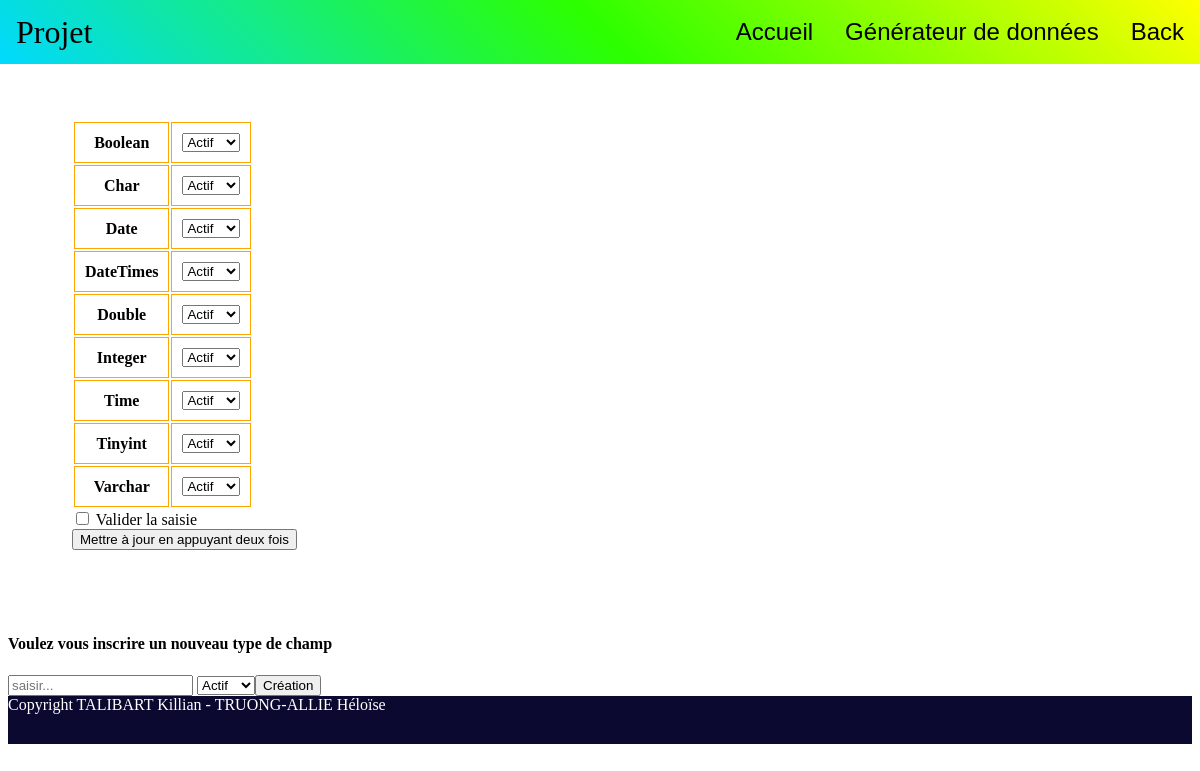
The page /back.php on the database as committed earlier.
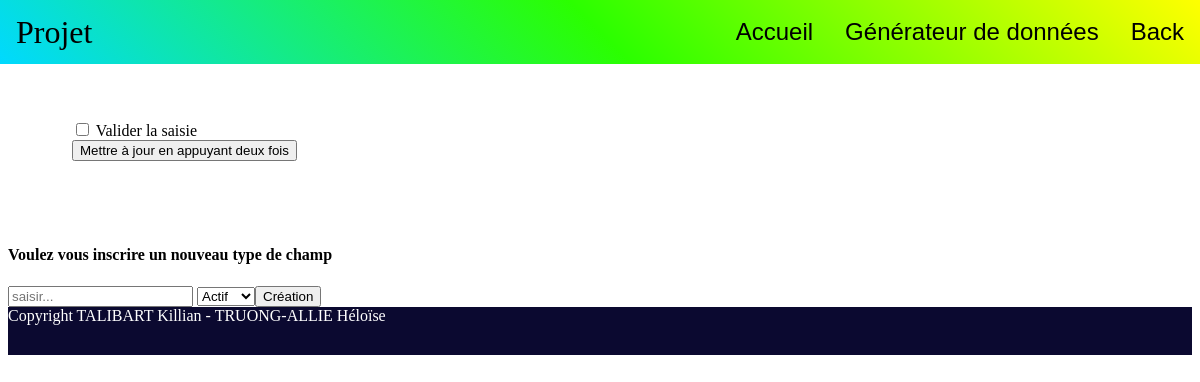
The same page on the database as committed later.
### tables this page shows
CREATE TABLE type_champ(
        type_champ Varchar (255) NOT NULL ,
        actif      TinyINT NOT NULL
	,CONSTRAINT type_champ_PK PRIMARY KEY (type_champ)
);

### php/database.php (called while the page is built, shortened)
<?php
  function dbRequestActif($db){
    try{
      $statement = $db->prepare("SELECT * FROM type_champ");
      $statement->execute();
      $result = $statement->fetchAll(PDO::FETCH_ASSOC);
    }catch (PDOException $exception){
      error_log('Request error: '.$exception->getMessage());
      return false;
    }
    return $result;
  }
?>

### back.php (the view, shortened to what this page needs)
<!DOCTYPE html PUBLIC "-//W3C//DTD XHTML 1.0 Strict//EN"
	"http://www.w3.org/TR/xhtml1/DTD/xhtml1-strict.dtd">
	<html xmlns="http://www.w3.org/1999/xhtml" xml:lang="en" lang="en">
	<head>
		<link rel="stylesheet" type="text/css" href="css/style.css">
		<?php
        include('php/request.php');
		?>
	</head>
	<body>
    <header class="header-back">
		<span class="header-contenu">Projet</span>
        <a href="back.php"> <input type="button" class="header-contenu-g" value="Back"> </a>
		<a href="generator.php"> <input type="button" class="header-contenu-g" value="Générateur de données"> </a>
		<a href="index.php"> <input type="button" class="header-contenu-g" value="Accueil"> </a>
	</header>
    <?php
    $db =dbConnect();
	$toutlestypes =dbRequestActif($db);
    ?>
	<FORM action="back.php" method="post">
		<div class="container">
			<table class="table">
				<tbody>
					<?php foreach($toutlestypes as $type) {?>
						<tr>
							<th scope="row"><?php echo $type['type_champ'];?></th>
							<td>
								<div class="input-group mb-3">
									<select class="custom-select" name=<?php echo $type['type_champ'];?>>
										<option value='Actif' <?php if ($type['actif'] == 1){ echo "selected";}?>>Actif</option>"
									</select>
								</div>
							</td>
						</tr>
					<?php }?>
				</tbody>
			</table>
			<div class="row">
				<div class="form-check col">
					<input type="checkbox" name="check">
					<label class="form-check-label" for="check">Valider la saisie</label>
				</div>
				<div class="col">
					<button type="submit" class="btn btn-primary" id="maj" >Mettre à jour en appuyant deux fois</button>
				</div>
			</div>
		</div>
	</FORM>
	<FORM action="back.php" method="post">
		<h4>Voulez vous inscrire un nouveau type de champ</h4>
		<input type="text" name="type_champ" placeholder="saisir..."/>
		<select class="custom-select" name="actif">
			<option value='Actif' select>Actif</option>
		<input type="submit" name="create" value="Création"/>
	</FORM>
    <footer class="footer">
        <a>Copyright TALIBART Killian - TRUONG-ALLIE Héloïse</a>
    </footer>
    </body>
</html>

### php/request.php (shortened to what this page needs)
<!DOCTYPE html>
<html>
  <head>
    <link rel="stylesheet" type="text/css" href="../css/style.css">
    <?php require_once("database.php")?>
  </head>
  <body>
    <header class="header">
      <span class="header-contenu">Projet</span>
    </header>
    <footer class="footer">
      <a>Copyright TALIBART Killian - TRUONG-ALLIE Héloïse</a>
    </footer>
  </body>
</html>

### css/style.css (style rules this page uses)
.header { background: linear-gradient(45deg, deeppink, orange 75%, orangered); position: fixed; top: 0; right: 0; left: 0; height: 4rem; -webkit-transition: background-color .25s,color .25s; transition: background-color .25s,color .25s; background-color: #3f51b5; color: #fff; box-shadow: none; z-index: 2; -webkit-backface-visibility: hidden; backface-visibility: hidden; }
.header-contenu { width: 710px; padding: 0 1rem; font-size: 2rem; line-height: 4rem; text-shadow: none; color: #000; transform: none; }
.header-contenu-g { float: right; padding: 0 1rem; font-size: 1.5rem; line-height: 4rem; text-shadow: none; color: #000; background: none; border: none; transform: none; }
.header-back { background: linear-gradient(45deg, rgb(0, 217, 255), rgb(43, 255, 0), yellow); position: fixed; top: 0; right: 0; left: 0; height: 4rem; -webkit-transition: background-color .25s,color .25s; transition: background-color .25s,color .25s; background-color: #3f51b5; color: #fff; box-shadow: none; z-index: 2; -webkit-backface-visibility: hidden; backface-visibility: hidden; }
footer { position: relative; bottom: 0; right: 0; left: 0; height: 3rem; color: white; background-color: rgb(11, 9, 48); }
.container { padding: 4rem; }
th, td { padding: 10px; border: 1px solid orange; }

Rows that differ between the two databases and show on the page:
removed type_champ: type_champ "Boolean", Boolean "Actif"
removed type_champ: type_champ "Char", Char "Actif"
removed type_champ: type_champ "Date", Date "Actif"
removed type_champ: type_champ "DateTimes", actif+type_champ "Actif"
removed type_champ: type_champ "Double", Double "Actif"
removed type_champ: type_champ "Integer", Integer "Actif"
removed type_champ: type_champ "Time", Time "Actif"
removed type_champ: type_champ "Tinyint", actif+type_champ "Actif"
removed type_champ: type_champ "Varchar", Varchar "Actif"
